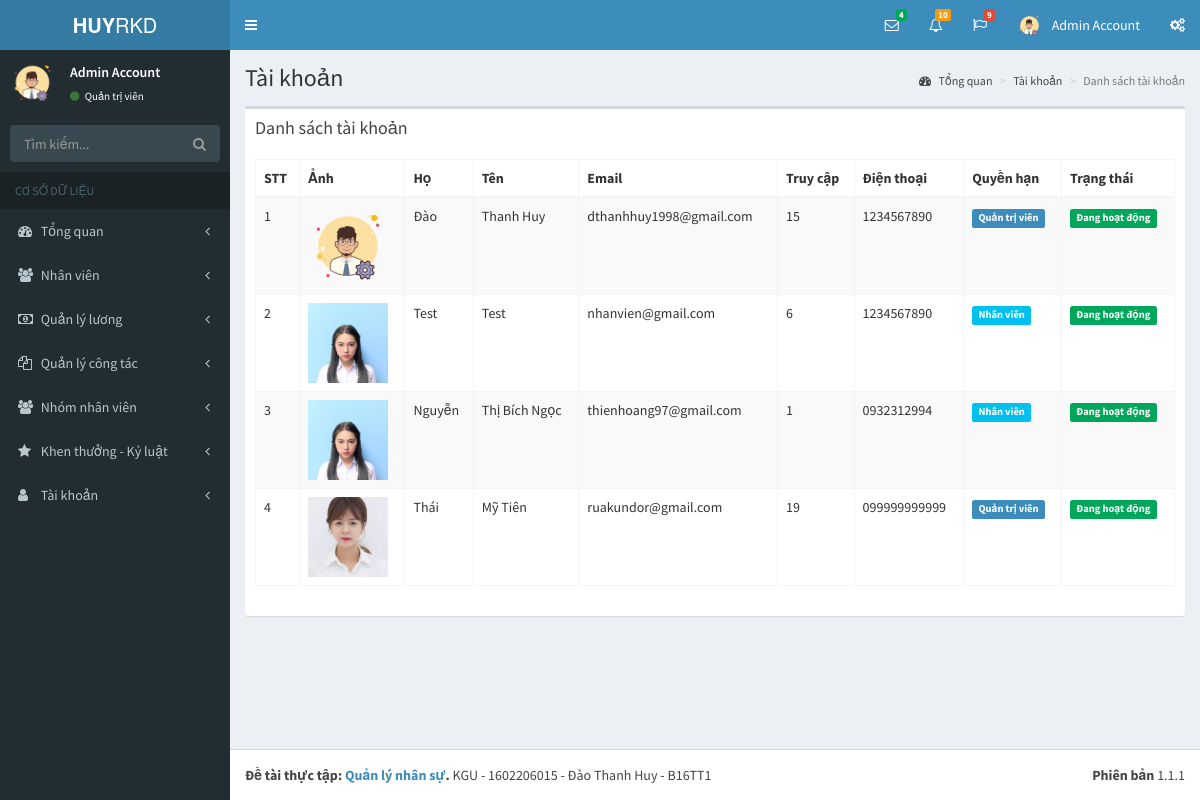
Screenshot of /pages/index_taikhoan.php (signed in) with the database file from the repository.
### tables this page shows
CREATE TABLE `tai_khoan` (
  `id` int(11) NOT NULL,
  `ho` varchar(50) NOT NULL,
  `ten` varchar(50) NOT NULL,
  `hinh_anh` varchar(50) NOT NULL,
  `email` varchar(50) NOT NULL,
  `mat_khau` varchar(50) NOT NULL,
  `so_dt` varchar(50) NOT NULL,
  `quyen` tinyint(1) NOT NULL,
  `trang_thai` tinyint(1) NOT NULL,
  `truy_cap` int(11) NOT NULL,
  `ngay_tao` datetime NOT NULL,
  `ngay_sua` datetime NOT NULL
);

### pages/index_taikhoan.php (the view, shortened to what this page needs)
<?php
if(isset($_SESSION['username']) && isset($_SESSION['level']))
{
  include('../layouts/header.php');
  include('../layouts/topbar.php');
  include('../layouts/sidebar.php');
  $showData = "SELECT * FROM tai_khoan WHERE id <> 1 ORDER BY ngay_tao DESC";
  $result = mysqli_query($conn, $showData);
  $arrShow = array();
  while ($row = mysqli_fetch_array($result)) {
    $arrShow[] = $row;
  }
?>
  <div class="content-wrapper">
    <section class="content-header">
      <h1>
        Tài khoản
      </h1>
      <ol class="breadcrumb">
        <li><a href="index.php?p=index&a=statistic"><i class="fa fa-dashboard"></i> Tổng quan</a></li>
        <li><a href="ds-tai-khoan.php?p=account&a=list-account">Tài khoản</a></li>
        <li class="active">Danh sách tài khoản</li>
      </ol>
    </section>
    <section class="content">
      <div class="row">
        <div class="col-xs-12">
          <div class="box">
            <div class="box-header">
              <h3 class="box-title">Danh sách tài khoản</h3>
            </div>
            <div class="box-body">
              <div class="table-responsive">
                <table id="example1" class="table table-bordered table-striped">
                  <thead>
                  <tr>
                    <th>STT</th>
                    <th>Ảnh</th>
                    <th>Họ</th>
                    <th>Tên</th>
                    <th>Email</th>
                    <th>Truy cập</th>
                    <th>Điện thoại</th>
                    <th>Quyền hạn</th>
                    <th>Trạng thái</th>
                  </tr>
                  </thead>
                  <tbody>
                  <?php
                    $count = 1;
                    foreach ($arrShow as $arrS)
                    {
                  ?>
                      <tr>
                        <td><?php echo $count; ?></td>
                        <td><img src="../uploads/images/<?php echo $arrS['hinh_anh']; ?>" width="80"></td>
                        <td><?php echo $arrS['ho']; ?></td>
                        <td><?php echo $arrS['ten']; ?></td>
                        <td><?php echo $arrS['email']; ?></td>
                        <td><?php echo number_format($arrS['truy_cap']); ?></td>
                        <td><?php echo $arrS['so_dt']; ?></td>
                        <th>
                          <?php
                            if($arrS['quyen'] == 1)
                            {
                              echo "<span class='label label-primary'>Quản trị viên</span>";
                            }
                            else
                            {
                               echo "<span class='label label-info'>Nhân viên</span>";
                            }
                          ?>
                        </th>
                        <th>
                          <?php
                            if($arrS['trang_thai'] == 1)
                            {
                              echo "<span class='label label-success'>Đang hoạt động</span>";
                            }
                            else
                            {
                               echo "<span class='label label-danger'>Ngưng hoạt động</span>";
                            }
                          ?>
                        </th>
                      </tr>
                  <?php
                      $count++;
                    }
                  ?>
                  </tbody>
                </table>
              </div>
            </div>
          </div>
        </div>
      </div>
    </section>
  </div>
<?php
  include('../layouts/footer.php');
}
else
{
  header('Location: dang-nhap.php');
}
?>

### layouts/topbar.php (shortened to what this page needs)
<body class="hold-transition skin-blue sidebar-mini">
<div class="wrapper">
  <header class="main-header">
    <a href="index.php?p=index&a=statistic" class="logo">
      <span class="logo-lg"><b>HUY</b>RKD</span>
    </a>
    <nav class="navbar navbar-static-top">
      <a href="#" class="sidebar-toggle" data-toggle="push-menu" role="button">
      </a>
      <div class="navbar-custom-menu">
        <ul class="nav navbar-nav">
          <li class="dropdown messages-menu">
            <a href="#" class="dropdown-toggle" data-toggle="dropdown">
              <i class="fa fa-envelope-o"></i>
              <span class="label label-success">4</span>
            </a>
          </li>
          <li class="dropdown notifications-menu">
            <a href="#" class="dropdown-toggle" data-toggle="dropdown">
              <i class="fa fa-bell-o"></i>
              <span class="label label-warning">10</span>
            </a>
          </li>
          <li class="dropdown tasks-menu">
            <a href="#" class="dropdown-toggle" data-toggle="dropdown">
              <i class="fa fa-flag-o"></i>
              <span class="label label-danger">9</span>
            </a>
          </li>
          <li class="dropdown user user-menu">
            <a href="#" class="dropdown-toggle" data-toggle="dropdown">
              <img src="../uploads/images/<?php echo $row_acc['hinh_anh']; ?>" class="user-image" alt="User Image">
              <span class="hidden-xs"><?php echo $row_acc['ten']; ?> <?php echo $row_acc['ho']; ?></span>
            </a>
          </li>
          <li>
            <a href="#" data-toggle="control-sidebar"><i class="fa fa-gears"></i></a>
          </li>
        </ul>
      </div>
    </nav>
  </header>

### layouts/sidebar.php (shortened to what this page needs)
<aside class="main-sidebar">
  <section class="sidebar">
    <div class="user-panel">
      <div class="pull-left image">
        <img src="../uploads/images/<?php echo $row_acc['hinh_anh']; ?>" class="img-circle" alt="User Image">
      </div>
      <div class="pull-left info">
        <p>
          <?php echo $row_acc['ten']; ?> <?php echo $row_acc['ho']; ?>
        </p>
        <a href="#"><i class="fa fa-circle text-success"></i>
          <?php
            if($row_acc['quyen'] == 1)
            {
              echo "Quản trị viên";
            }
            else
            {
              echo "Nhân viên";
            }
          ?>
        </a>
      </div>
    </div>
    <form action="#" method="get" class="sidebar-form">
      <div class="input-group">
        <input type="text" name="q" class="form-control" placeholder="Tìm kiếm...">
        <span class="input-group-btn">
              <button type="submit" name="search" id="search-btn" class="btn btn-flat"><i class="fa fa-search"></i>
              </button>
            </span>
      </div>
    </form>
    <ul class="sidebar-menu" data-widget="tree">
      <li class="header">CƠ SỞ DỮ LIỆU</li>
      <li class="<?php if($p == 'index') echo 'active'; ?> treeview">
        <a href="#">
          <i class="fa fa-dashboard"></i> <span>Tổng quan</span>
          <span class="pull-right-container">
            <i class="fa fa-angle-left pull-right"></i>
          </span>
        </a>
      </li>
      <li class="<?php if($p == 'staff') echo 'active'; ?> treeview">
        <a href="#">
          <i class="fa fa-users"></i>
          <span>Nhân viên</span>
          <span class="pull-right-container">
            <i class="fa fa-angle-left pull-right"></i>
          </span>
        </a>
      </li>
      <li class="<?php if($p == 'salary') echo 'active'; ?> treeview">
        <a href="#">
          <i class="fa fa-money"></i>
          <span>Quản lý lương</span>
          <span class="pull-right-container">
            <i class="fa fa-angle-left pull-right"></i>
          </span>
        </a>
      </li>
      <li class="<?php if($p == 'collaborate') echo 'active'; ?> treeview">
        <a href="#">
          <i class="fa fa-files-o"></i>
          <span>Quản lý công tác</span>
          <span class="pull-right-container">
            <i class="fa fa-angle-left pull-right"></i>
          </span>
        </a>
      </li>
      <li class="<?php if($p == 'group') echo 'active'; ?> treeview">
        <a href="#">
          <i class="fa fa-users"></i> <span>Nhóm nhân viên</span>
          <span class="pull-right-container">
            <i class="fa fa-angle-left pull-right"></i>
          </span>
        </a>
      </li>
      <li class="<?php if($p == 'bonus-discipline') echo 'active'; ?> treeview">
        <a href="#">
          <i class="fa fa-star"></i> <span>Khen thưởng - Kỷ luật</span>
          <span class="pull-right-container">
            <i class="fa fa-angle-left pull-right"></i>
          </span>
        </a>
      </li>
      <li class="<?php if($p == 'account') echo 'active'; ?> treeview">
        <a href="#">
          <i class="fa fa-user"></i> <span>Tài khoản</span>
          <span class="pull-right-container">
            <i class="fa fa-angle-left pull-right"></i>
          </span>
        </a>
      </li>
    </ul>
  </section>
</aside>

### rows the page displays
tai_khoan: hinh_anh (picture), ten "Admin", ho "Account"
tai_khoan: hinh_anh (picture), ho "Đào", ten "Thanh Huy", email "dthanhhuy1998@gmail.com", truy_cap "15", so_dt "1234567890", quyen "Quản trị viên", trang_thai "Đang hoạt động"
tai_khoan: hinh_anh (picture), ho "Test", ten "Test", email "nhanvien@gmail.com", truy_cap "6", so_dt "1234567890", quyen "Nhân viên", trang_thai "Đang hoạt động"
tai_khoan: hinh_anh (picture), ho "Nguyễn", ten "Thị Bích Ngọc", email "thienhoang97@gmail.com", truy_cap "1", so_dt "0932312994", quyen "Nhân viên", trang_thai "Đang hoạt động"
tai_khoan: hinh_anh (picture), ho "Thái", ten "Mỹ Tiên", email "ruakundor@gmail.com", truy_cap "19", so_dt "099999999999", quyen "Quản trị viên", trang_thai "Đang hoạt động"
